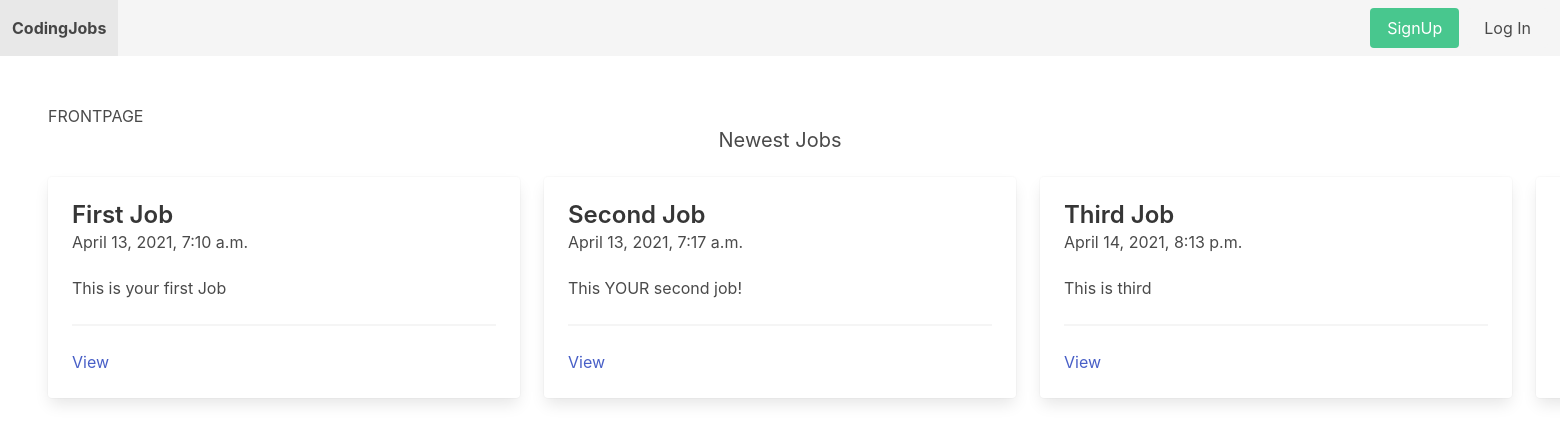
The page / on the database its author committed.
### job/models.py (models this page shows, shortened)
class Job(models.Model):
    title = models.CharField(max_length=255)
    short_description = models.TextField()
    long_description = models.TextField(blank=True, null=True)
    created_by = models.ForeignKey(User, related_name='jobs', on_delete=models.CASCADE)
    created_at = models.DateTimeField(auto_now_add=True)
    changed_at = models.DateTimeField(auto_now=True)

### core/views.py (the view)
# urls.py: path('', frontpage, name="frontpage"),
def frontpage(request):
    jobs = Job.objects.all()
    return render(request, 'core/frontpage.html', {'jobs':jobs})

### notification/context_processors.py (called while the page is built)
def notifications(request):
    if request.user.is_authenticated:
        return {'notifications': request.user.notifications.filter(is_read=False)}
    else:
        return {'notifications': []}

### core/templates/core/frontpage.html
{% extends 'core/base.html' %}
{% block content %}
<h1>FRONTPAGE</h1>
<h2 class="subtitle has-text-centered">Newest Jobs</h2>
<div class="columns">
    {% for job in jobs %}
        <div class="column is-4">
            <div class="card">
                <div class="card-content">
                    <div class="media">
                        <div class="media-content">
                            <p class="title is-4">
                                {{ job.title }}
                            </p>
                            <p class="subtitle is-6">
                                {{ job.created_at }}
                            </p>
                        </div>
                    </div>
                    <div class="content">
                        {{ job.short_description }}
                        <hr>
                        <a href="{% url 'job_detail' job.id %}">View</a>
                    </div>
                </div>
            </div>
        </div>
    {% endfor %}
</div>
{% endblock %}

### rows shown on the page
Job: title "First Job", created_at "April 13, 2021, 7:10 a.m.", short_description "This is your first Job"
Job: title "Second Job", created_at "April 13, 2021, 7:17 a.m.", short_description "This YOUR second job!"
Job: title "Third Job", created_at "April 14, 2021, 8:13 p.m.", short_description "This is third"
